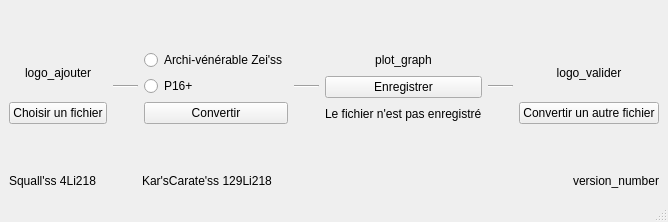
<?xml version="1.0" encoding="UTF-8"?>
<ui version="4.0">
 <class>MainWindow</class>
 <widget class="QMainWindow" name="MainWindow">
  <property name="geometry">
   <rect>
    <x>0</x>
    <y>0</y>
    <width>651</width>
    <height>222</height>
   </rect>
  </property>
  <property name="windowTitle">
   <string>MainWindow</string>
  </property>
  <widget class="QWidget" name="centralwidget">
   <layout class="QGridLayout" name="gridLayout">
    <item row="0" column="0">
     <layout class="QVBoxLayout" name="verticalLayout_5">
      <item>
       <spacer name="verticalSpacer_2">
        <property name="orientation">
         <enum>Qt::Vertical</enum>
        </property>
        <property name="sizeHint" stdset="0">
         <size>
          <width>20</width>
          <height>40</height>
         </size>
        </property>
       </spacer>
      </item>
      <item>
       <layout class="QHBoxLayout" name="horizontalLayout">
        <item>
         <layout class="QVBoxLayout" name="verticalLayout_2">
          <item>
           <widget class="QLabel" name="label_2">
            <property name="text">
             <string>logo_ajouter</string>
            </property>
            <property name="alignment">
             <set>Qt::AlignCenter</set>
            </property>
           </widget>
          </item>
          <item>
           <widget class="QPushButton" name="UI_BUTTON_CHOOSE">
            <property name="text">
             <string>Choisir un fichier</string>
            </property>
           </widget>
          </item>
         </layout>
        </item>
        <item>
         <widget class="Line" name="line">
          <property name="minimumSize">
           <size>
            <width>25</width>
            <height>0</height>
           </size>
          </property>
          <property name="orientation">
           <enum>Qt::Horizontal</enum>
          </property>
         </widget>
        </item>
        <item>
         <layout class="QVBoxLayout" name="verticalLayout_3">
          <item>
           <widget class="QRadioButton" name="UI_RADIO_ZEISS">
            <property name="text">
             <string>Archi-vénérable Zei'ss</string>
            </property>
           </widget>
          </item>
          <item>
           <widget class="QRadioButton" name="UI_RADIO_P16">
            <property name="text">
             <string>P16+</string>
            </property>
           </widget>
          </item>
          <item>
           <widget class="QPushButton" name="UI_BUTTON_CONVERT">
            <property name="text">
             <string>Convertir</string>
            </property>
           </widget>
          </item>
         </layout>
        </item>
        <item>
         <widget class="Line" name="line_2">
          <property name="minimumSize">
           <size>
            <width>25</width>
            <height>0</height>
           </size>
          </property>
          <property name="orientation">
           <enum>Qt::Horizontal</enum>
          </property>
         </widget>
        </item>
        <item>
         <layout class="QVBoxLayout" name="verticalLayout">
          <item>
           <widget class="QLabel" name="UI_LABEL_PLOT">
            <property name="text">
             <string>plot_graph</string>
            </property>
            <property name="alignment">
             <set>Qt::AlignCenter</set>
            </property>
           </widget>
          </item>
          <item>
           <widget class="QPushButton" name="UI_BUTTON_SAVE">
            <property name="text">
             <string>Enregistrer</string>
            </property>
           </widget>
          </item>
          <item>
           <widget class="QLabel" name="label_3">
            <property name="text">
             <string>Le fichier n'est pas enregistré</string>
            </property>
           </widget>
          </item>
         </layout>
        </item>
        <item>
         <widget class="Line" name="line_3">
          <property name="minimumSize">
           <size>
            <width>25</width>
            <height>0</height>
           </size>
          </property>
          <property name="orientation">
           <enum>Qt::Horizontal</enum>
          </property>
         </widget>
        </item>
        <item>
         <layout class="QVBoxLayout" name="verticalLayout_4">
          <item>
           <widget class="QLabel" name="UI_LABEL_LOGO_VALIDER">
            <property name="text">
             <string>logo_valider</string>
            </property>
            <property name="alignment">
             <set>Qt::AlignCenter</set>
            </property>
           </widget>
          </item>
          <item>
           <widget class="QPushButton" name="UI_BUTTON_AGAIN">
            <property name="text">
             <string>Convertir un autre fichier</string>
            </property>
           </widget>
          </item>
         </layout>
        </item>
       </layout>
      </item>
      <item>
       <spacer name="verticalSpacer">
        <property name="orientation">
         <enum>Qt::Vertical</enum>
        </property>
        <property name="sizeHint" stdset="0">
         <size>
          <width>20</width>
          <height>40</height>
         </size>
        </property>
       </spacer>
      </item>
      <item>
       <layout class="QHBoxLayout" name="horizontalLayout_2">
        <item>
         <widget class="QLabel" name="label_6">
          <property name="text">
           <string>Squall'ss 4Li218</string>
          </property>
         </widget>
        </item>
        <item>
         <spacer name="horizontalSpacer">
          <property name="orientation">
           <enum>Qt::Horizontal</enum>
          </property>
          <property name="sizeType">
           <enum>QSizePolicy::Fixed</enum>
          </property>
          <property name="sizeHint" stdset="0">
           <size>
            <width>40</width>
            <height>20</height>
           </size>
          </property>
         </spacer>
        </item>
        <item>
         <widget class="QLabel" name="label_7">
          <property name="text">
           <string>Kar'sCarate'ss 129Li218</string>
          </property>
         </widget>
        </item>
        <item>
         <spacer name="horizontalSpacer_2">
          <property name="orientation">
           <enum>Qt::Horizontal</enum>
          </property>
          <property name="sizeHint" stdset="0">
           <size>
            <width>40</width>
            <height>20</height>
           </size>
          </property>
         </spacer>
        </item>
        <item>
         <widget class="QLabel" name="UI_TEXT_VERSION_NUMBER">
          <property name="text">
           <string>version_number</string>
          </property>
         </widget>
        </item>
       </layout>
      </item>
     </layout>
    </item>
   </layout>
  </widget>
  <widget class="QMenuBar" name="menubar">
   <property name="geometry">
    <rect>
     <x>0</x>
     <y>0</y>
     <width>651</width>
     <height>21</height>
    </rect>
   </property>
  </widget>
  <widget class="QStatusBar" name="statusbar"/>
 </widget>
 <resources/>
 <connections/>
</ui>
